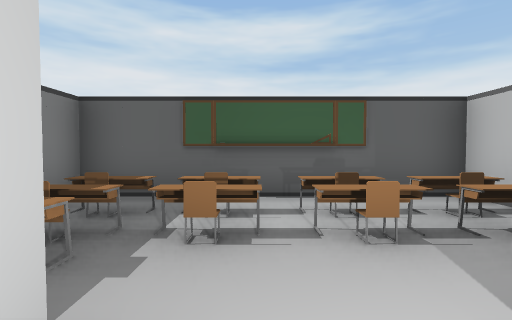
View 1 (above)

24 first-person views from a walk through a Unity game level. The camera is 1.4 m above the floor, tilts 2° down and sees 85° across. The floor is counted in squares, 2 m on a side. Each view is taken from the middle of a square. On the plan, view 1 faces up. The plan holds only what a view shows up to about 9 squares ahead; the rest is blank. The place goes on beyond the plan. The player is left out. Some animated figures are left out. Some surface patterns are stand-ins.

View 2
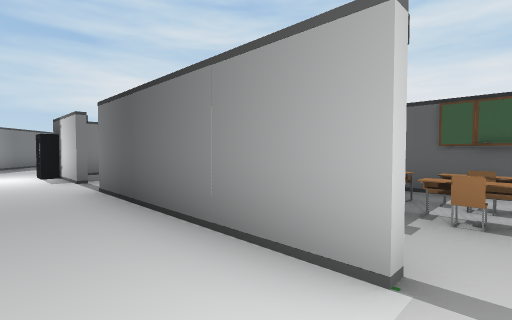

View 3
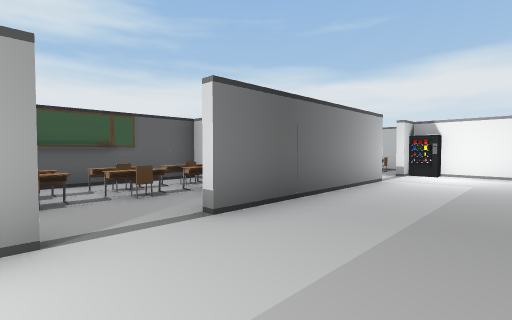

View 4
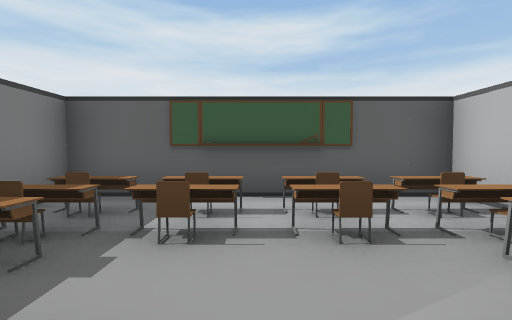

View 5
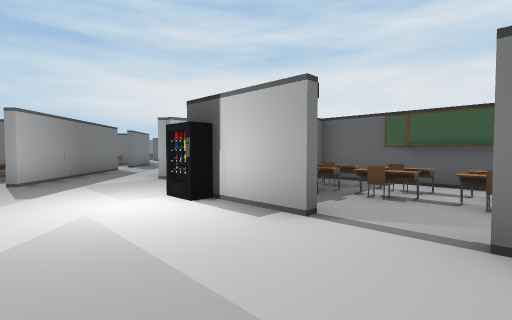

View 6
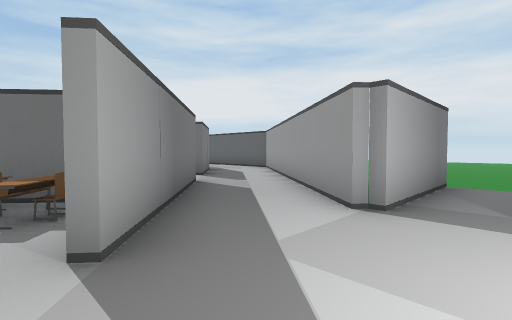

View 7
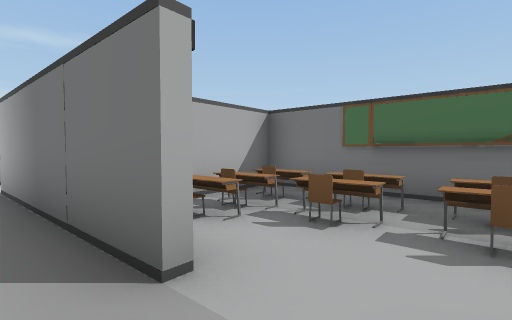

View 8
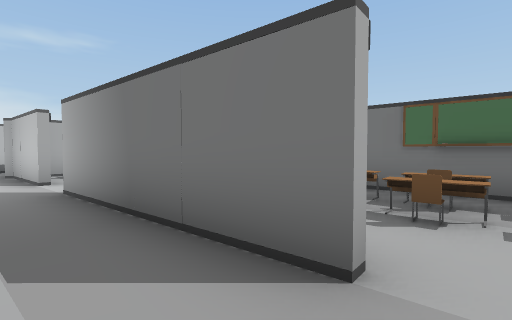

View 9
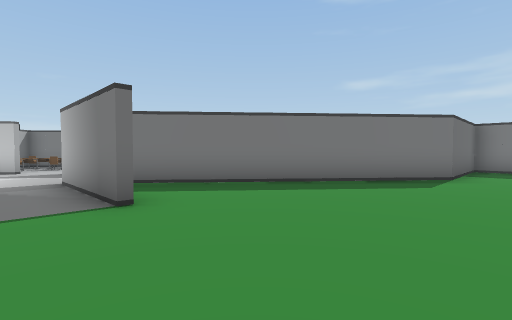

View 10
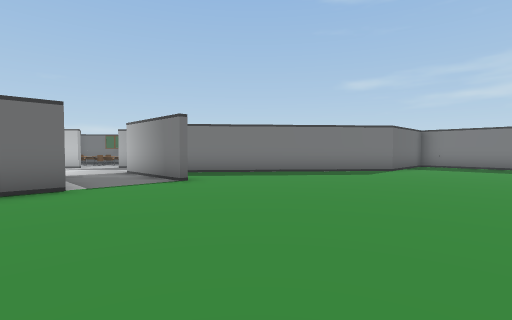

View 11
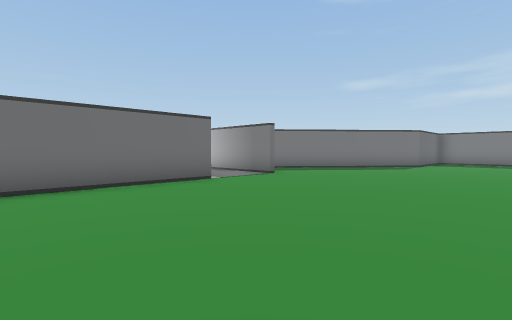

View 12
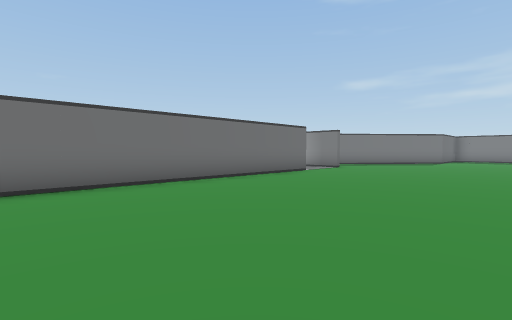

View 13
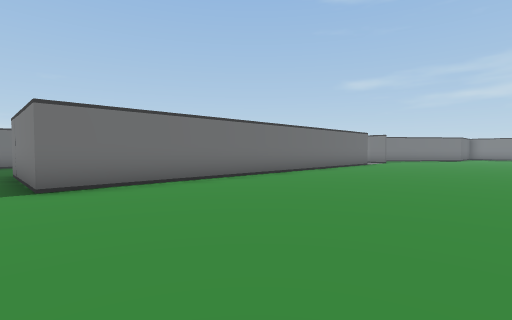

View 14
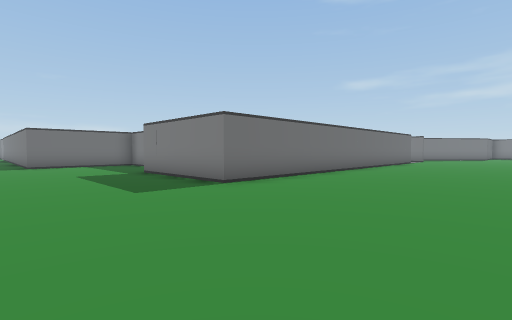

View 15
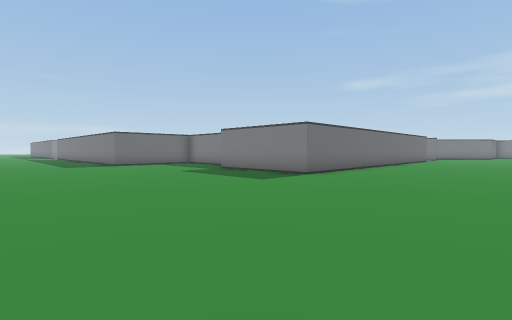

View 16
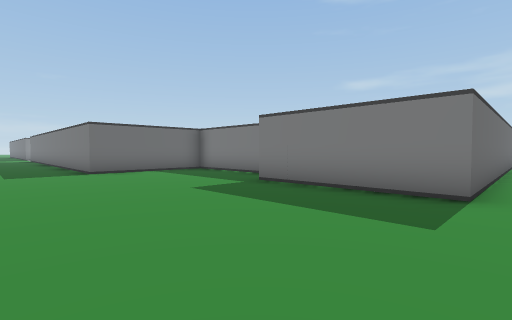

View 17
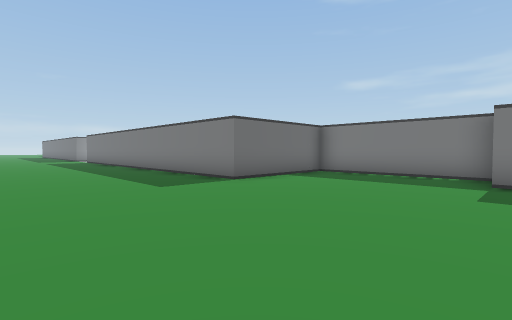

View 18
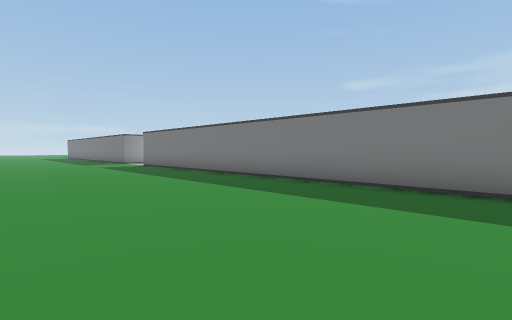

View 19
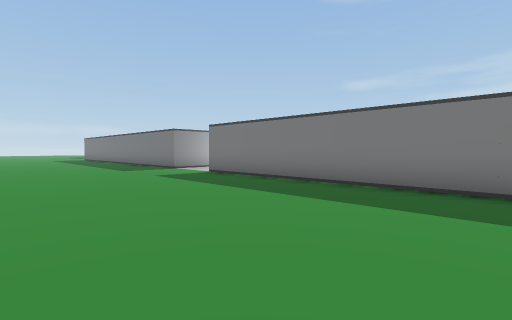

View 20
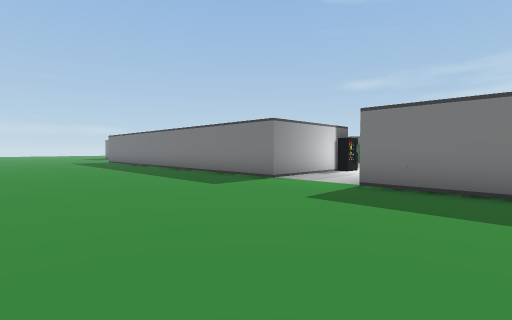

View 21
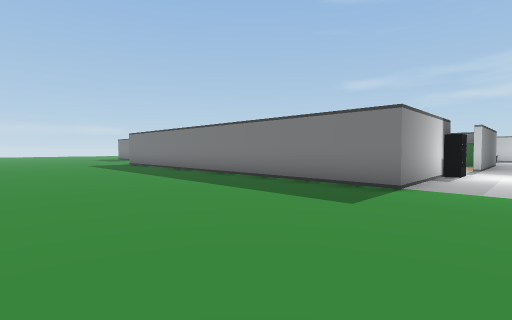

View 22
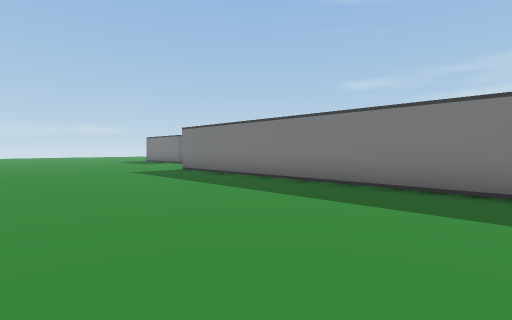

View 23
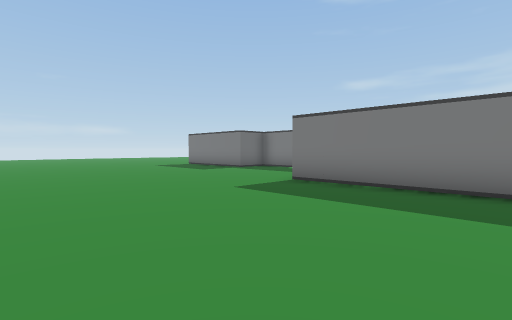

View 24
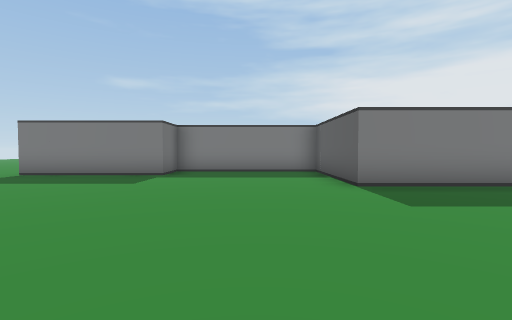

### Floor plan
Points are (right, up) in squares from view 1. A wall is a line through its corners. A room is listed if a view was taken in it or the views show most of it. See-through windows are left out.
Room 1 (views 1, 2, 3, 4, 5, 6)
walls: (-6.6, 0.5) (-7.5, 0.5); (-0.4, 0.5) (-5.2, 0.5); (-3, 3.1) (-3, 4.2) (-8.8, 4.2) (-8.8, 3); (1.8, -1.6) (1.8, -0.5); (-10.9, -2.4) (-8.9, -4); (-11.5, 1.1) (-12.3, 1.7); (-13.3, -0.3) (-11.9, -1.5); (-11.2, 4.5) (-11.2, 1.2)
ways out: opening at (-13, 1) to room 2; opening at (-10, 4) to room 3; opening at (0.5, -0.5) to room 4
objects: other object (-9, 0) to (-8, 0); chair (-8, 2); chair (-8, 3); table (-7, 2); table (-7, 3); chair (-6, 3); chair (-5, 1); table (-5, 2); table (-5, 3); table (-4, 2); table (-4, 3)
Room 2 (views 7, 8)
walls: (-15.5, 1.6) (-13.3, -0.3); (-17.4, 3.1) (-16.7, 2.5); (-17.9, -1.4) (-16.3, -2.7) (-15, -1.2); (-12.3, 1.7) (-15.9, 4.8)
ways out: opening at (-13, 1) to room 1
objects: other object (-18, -1); table (-18, 0); chair (-18, 1); table (-17, -1); chair (-17, 0); chair (-17, 1); chair (-16, -1); chair (-16, 0); other object (-15, 0)
Room 3 (views 9, 10, 11, 12, 13, 14, 15, 16, 17, 18, 19, 20, 21, 22, 23, 24)
walls: (2.4, -18.7) (5.7, -18.7) (5.7, -31.1) (2, -31.1); (2.2, -4) (5.7, -4) (5.7, -16.5); (2, -0.4) (2, -3.8); (2.5, -35.5) (3.3, -35.5) (3.3, -36.5); (-9.1, 4.4) (3.3, 4.4) (3.3, 0.4); (-18.5, 6.7) (-17.8, 6.7) (-12.2, 2)
ways out: opening at (-10, 4) to room 1
objects: other object (2, -18)
Room 4 (no view inside)
walls: (3.2, 4.2) (-2.6, 4.2)
ways out: opening at (0.5, -0.5) to room 1
objects: chair (-2, 2); table (-2, 3); table (-1, 2); chair (-1, 3); table (0, 2); table (0, 3); other object (1, 0) to (2, 0); chair (1, 2); table (1, 3); other object (2, 1); table (2, 3)

Positions as (right, up) in squares from view 1, and headings:
1: (0, 0), facing up
2: (0, -1), facing up-left
3: (-7, -2), facing up-right
4: (-6, 0), facing up
5: (-5, -2), facing up-left
6: (-10, -2), facing up-left
7: (-16, 3), facing down
8: (-15, 3), facing down
9: (-10, 8), facing down-left
10: (-8, 10), facing down-left
11: (-5, 10), facing down-left
12: (-1, 10), facing down-left
13: (4, 10), facing down-left
14: (7, 9), facing down-left
15: (10, 9), facing down-left
16: (8, 5), facing down-left
17: (10, 1), facing down-left
18: (11, -4), facing down-left
19: (11, -9), facing down-left
20: (11, -14), facing down-left
21: (11, -17), facing down-left
22: (11, -22), facing down-left
23: (11, -27), facing down-left
24: (11, -33), facing left
